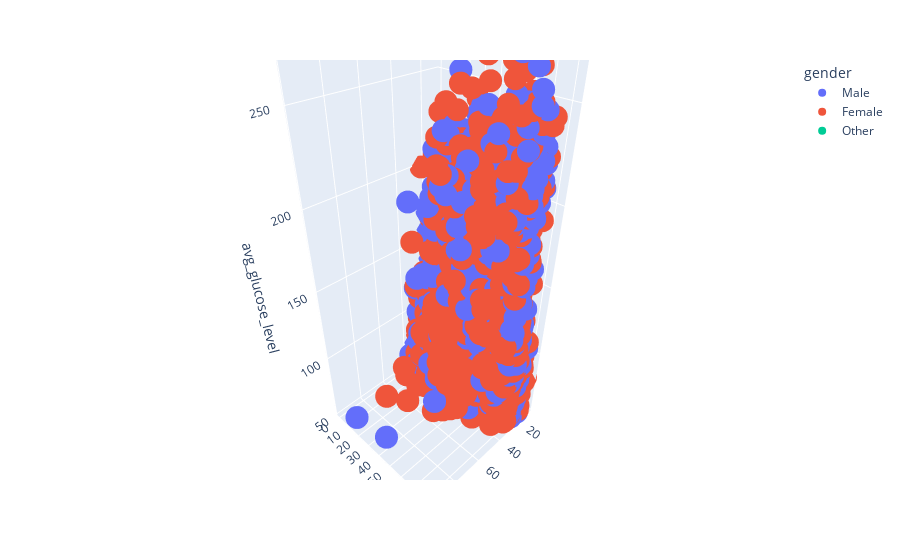

Notebook code for this chart:
### Code cell
#have to reduce number of samples somehow, useless rn

fig = px.scatter_3d(df, x='bmi', y='age', z='avg_glucose_level',
              color='gender')
fig.show()

### Figure 1 — Plotly figure (JSON) as saved in the notebook; plotly's stock layout.template omitted (floating-point values rounded to 4 significant figures; data arrays with more than 128 entries replaced by an {"elided": "..."} marker saying what was removed)
{"data": [{"hovertemplate": "gender=Male<br>bmi=%{x}<br>age=%{y}<br>avg_glucose_level=%{z}<extra></extra>", "legendgroup": "Male", "marker": {"color": "#636efa", "symbol": "circle"}, "mode": "markers", "name": "Male", "scene": "scene", "showlegend": true, "type": "scatter3d", "x": {"elided": "2115 float values"}, "y": {"elided": "2115 float values"}, "z": {"elided": "2115 float values"}}, {"hovertemplate": "gender=Female<br>bmi=%{x}<br>age=%{y}<br>avg_glucose_level=%{z}<extra></extra>", "legendgroup": "Female", "marker": {"color": "#EF553B", "symbol": "circle"}, "mode": "markers", "name": "Female", "scene": "scene", "showlegend": true, "type": "scatter3d", "x": {"elided": "2994 float values"}, "y": {"elided": "2994 float values"}, "z": {"elided": "2994 float values"}}, {"hovertemplate": "gender=Other<br>bmi=%{x}<br>age=%{y}<br>avg_glucose_level=%{z}<extra></extra>", "legendgroup": "Other", "marker": {"color": "#00cc96", "symbol": "circle"}, "mode": "markers", "name": "Other", "scene": "scene", "showlegend": true, "type": "scatter3d", "x": [22.4], "y": [26], "z": [143.3]}], "layout": {"legend": {"title": {"text": "gender"}, "tracegroupgap": 0}, "margin": {"t": 60}, "scene": {"domain": {"x": [0, 1], "y": [0, 1]}, "xaxis": {"title": {"text": "bmi"}}, "yaxis": {"title": {"text": "age"}}, "zaxis": {"title": {"text": "avg_glucose_level"}}}}}
